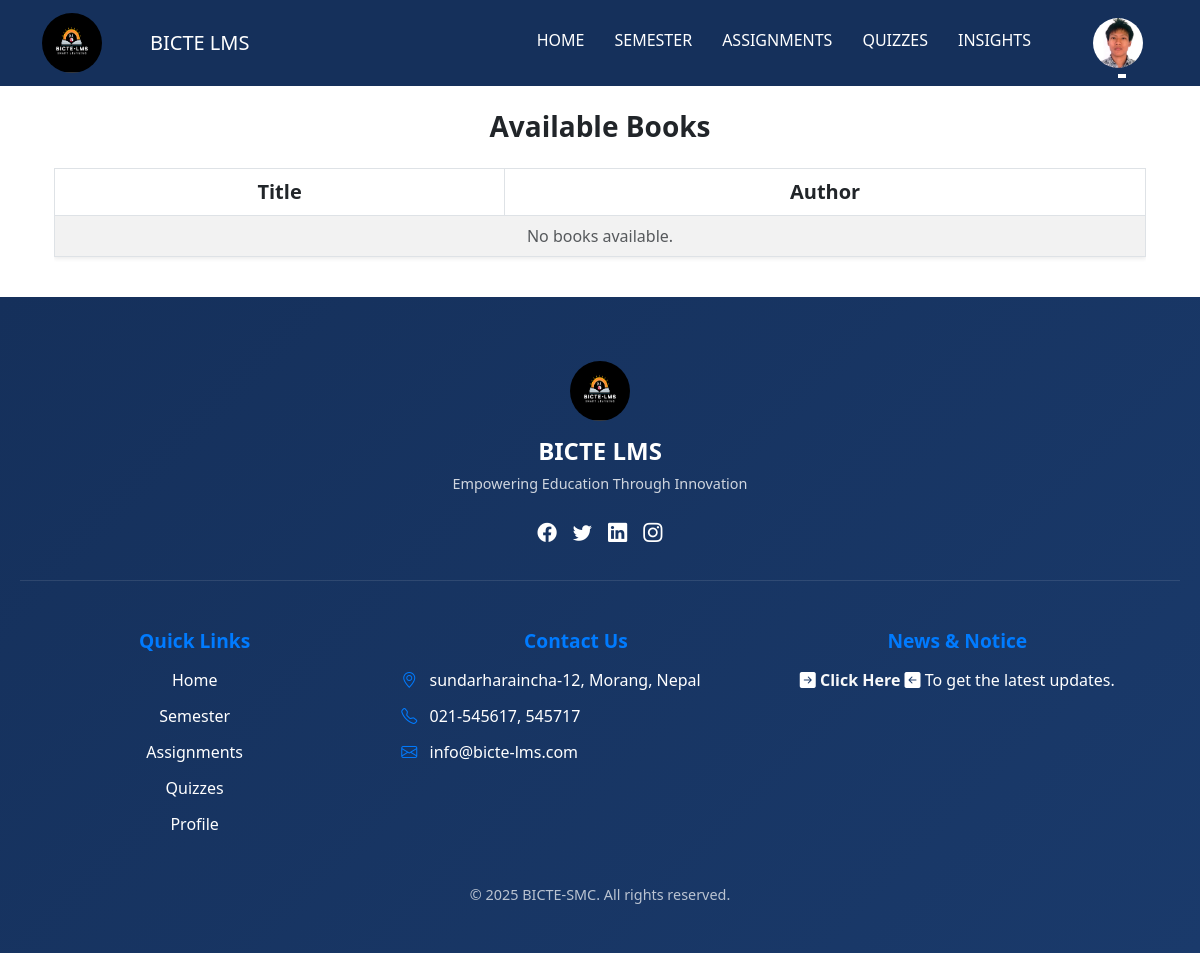
/api/student-home-books/ (signed in), run on an earlier commit of the app's database.
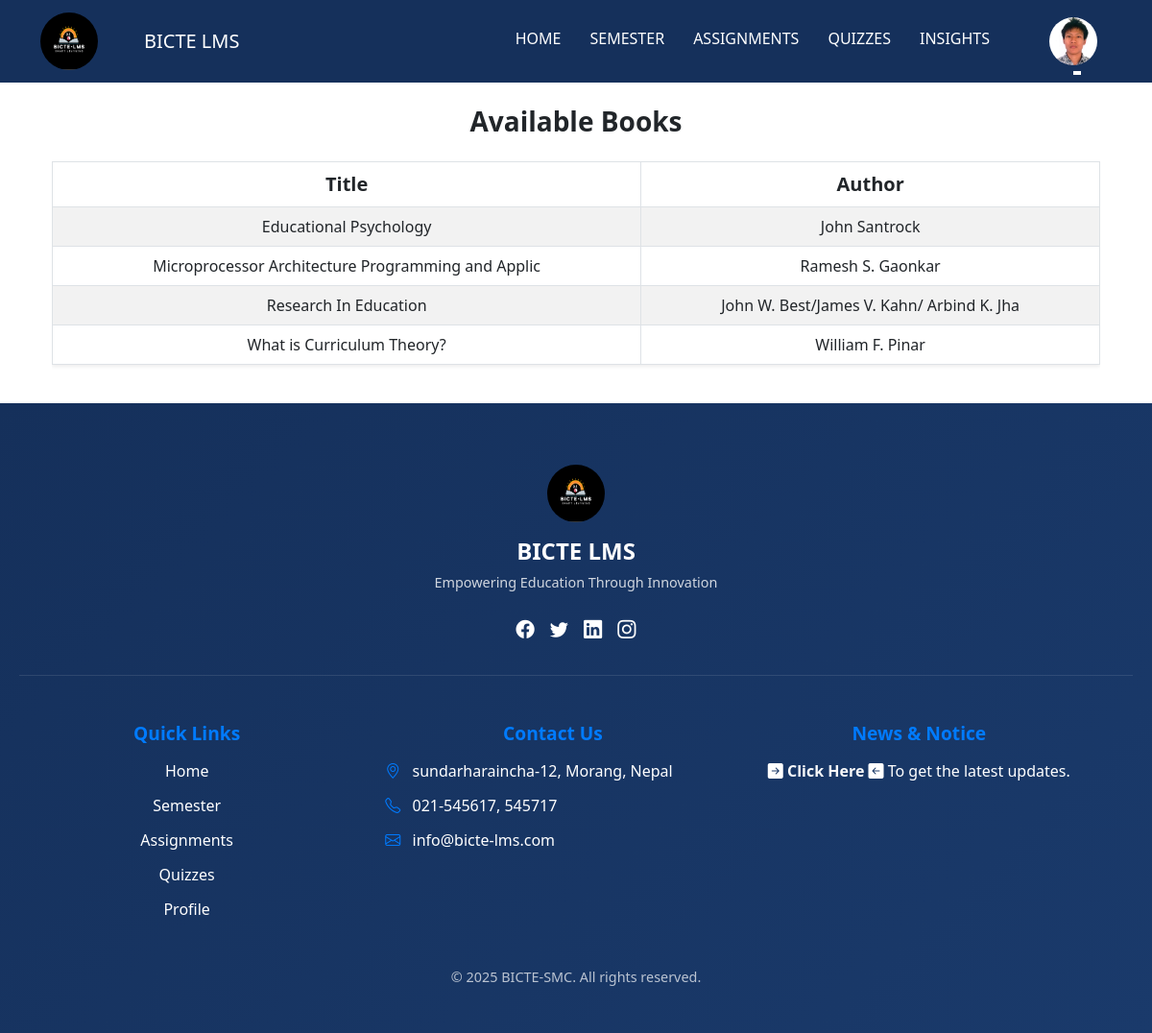
And on a later commit of the database.
### main/models.py (models this page shows, shortened)
class Book(models.Model):
    title = models.CharField(max_length=255, null=False, blank=False)
    author = models.CharField(max_length=255, null=False, blank=False)
    class Meta:
        verbose_name = "Book"
        verbose_name_plural = "Books"

### main/views.py (the view)
# urls.py: path('student-home-books/', views.StudentBooksPage.as_view(), name='student-home-books'),
class StudentBooksPage(LoginRequiredMixin, TemplateView):
    template_name = 'student_template/st_book.html'
    login_url = '/api/login/'
    def get_context_data(self, **kwargs):
        context = super().get_context_data(**kwargs)
        try:
            student = Student.objects.get(id=self.request.session.get('user_id'))
            context['student'] = student
            books = Book.objects.annotate(lower_title=Lower('title')).order_by('lower_title')
            context['books'] = books
        except Student.DoesNotExist:
            context['error'] = 'Student not found. Please log in again.'
        return context

### templates/student_template/st_book.html (shortened to what this page needs)
{% extends 'student_template/st_base_template.html' %} {% block title %}Available Books - BICTESMC{% endblock %} {% block content %}
<div class="container mt-4 mb-4">
    <h2 class="mb-4 text-center fw-bold text-dark fs-3">Available Books</h2>
    {% if error %}
    <div class="alert alert-danger text-center">{{ error }}</div>
    {% else %}
    <div class="table-responsive">
        <table class="table table-bordered table-striped table-hover shadow-sm">
            <thead class="thead-dark">
                <tr>
                    <th class="text-center fw-bold fs-5">Title</th>
                    <th class="text-center fw-bold fs-5">Author</th>
                </tr>
            </thead>
            <tbody>
                {% for book in books %}
                <tr class="animate__animated animate__fadeIn">
                    <td class="text-center">{{ book.title }}</td>
                    <td class="text-center">{{ book.author }}</td>
                </tr>
                {% empty %}
                <tr>
                    <td colspan="2" class="text-center text-muted">No books available.</td>
                </tr>
                {% endfor %}
            </tbody>
        </table>
    </div>
    {% endif %}
</div>
{% endblock %}

What changed in the data, as far as the page shows it:
added Book: title "Educational Psychology", author "John Santrock"
added Book: title "Microprocessor Architecture Programming and Applic", author "Ramesh S. Gaonkar"
added Book: title "Research In Education", author "John W. Best/James V. Kahn/ Arbind K. Jha"
added Book: title "What is Curriculum Theory?", author "William F. Pinar"
Also different on the page:
text no longer shown: "No books available."
